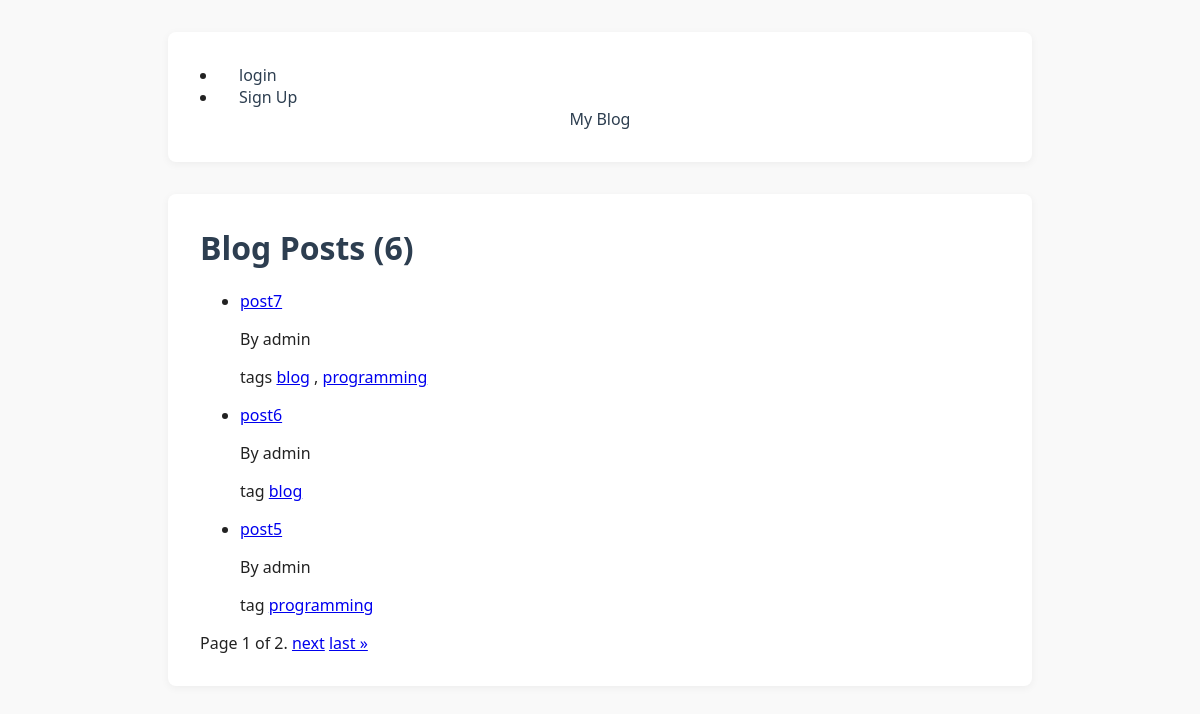
The page / on the database its author committed.
### blog/models.py (models this page shows, shortened)
class Post(models.Model):
    title = models.CharField(max_length=200, unique=True)
    slug = models.SlugField(max_length=200, unique=True)
    author = models.ForeignKey(User, on_delete=models.CASCADE)
    body = models.TextField(max_length=10000)
    created_at = models.DateTimeField(auto_now_add=True)
    status = models.CharField(max_length=10, choices=(('draft', 'Draft'), ('published', 'Published')), default='draft')
    tags = TaggableManager(blank=True)
    def get_absolute_url(self):
        return reverse('blog:detail', kwargs={
            'slug': self.slug,
            'year': self.created_at.year,
            'month': self.created_at.month,
            'day': self.created_at.day
        })

### blog/views.py (the view)
# urls.py: path('', views.list, name='list'),  # Include the blog app's URLs
def list(request,tags_slug=None):
    if tags_slug:
        posts = models.Post.objects.filter(status='published', tags__slug=tags_slug).order_by('-created_at')
    else:
        posts = models.Post.objects.filter(status='published').order_by('-created_at')
    paginator = Paginator(posts, 3)  # Show 3 posts per page
    page_number = request.GET.get('page')
    posts = paginator.get_page(page_number)
    return render(request, 'blog/list.html', {'posts': posts})

### blog/templatetags/my_tags.py (called while the page is built)
@register.simple_tag
def total_posts():
    return Post.objects.filter(status='published').count()

@register.simple_tag
def tag_or_tags(tag_count):
    if tag_count == 1:
        return "tag"
    else:
        return "tags"

### blog/templates/blog/list.html (shortened to what this page needs)
{% extends 'blog/base.html' %}
{% load my_tags %}
{% block content %}
    <h1>Blog Posts ({% total_posts %}) </h1>
    <ul>
        {% for post in posts %}
            <li>
                <a href="{{post.get_absolute_url}}">{{ post.title }}</a>
                <p>By {{ post.author }}</p>
                <p>
                    {% tag_or_tags post.tags.count %}{% for tag in post.tags.all %}
                        <a href="{% url 'blog:list_by_tag' tag.slug %}">{{ tag.name }}</a>
                        {% if not forloop.last %}, {% endif %}
                    {% endfor %}
                </p>
            </li>
        {% empty %}
            <li>No posts available.</li>
        {% endfor %}
    </ul>
    <div class="pagination">
    <span class="step-links">
        <span class="current">
            Page {{ posts.number }} of {{ posts.paginator.num_pages }}.
        </span>
        {% if posts.has_next %}
            <a href="?page={{ posts.next_page_number }}">next</a>
            <a href="?page={{ posts.paginator.num_pages }}">last &raquo;</a>
        {% endif %}
    </span>
</div>
{% endblock %}

### blog/static/style.css (style rules this page uses)
body { font-family: 'Segoe UI', Arial, sans-serif; background: #f9f9f9; color: #222; margin: 0; padding: 0; }
.container li { text-align: left; }
h1, h2, h3 { color: #2d3e50; margin-top: 0; }

### rows shown on the page
Post: title "post7", author "admin", id.model "tags"
Tag: name "blog"
Tag: name "programming"
Post: title "post6", author "admin", id "tag"
Post: title "post5", author "admin", id "tag"

### other values the page prints
{{ posts.number }} "1"
{{ posts.paginator.num_pages }} "2"
